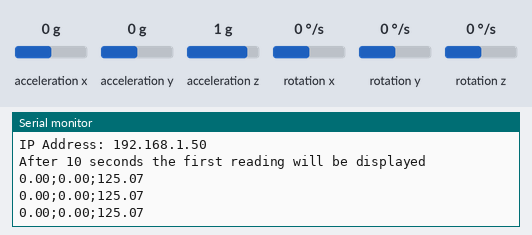
Bench run of a sketch on a simulated ESP8266 (NodeMCU). Shown: the last lines printed to the serial monitor. Wiring (inferred from the names in the program): MPU-6050 motion sensor at I2C address 0x68. The inputs (shaded band) are chosen by the test bench; at power-on: acceleration x 0 g, acceleration y 0 g, acceleration z 1 g, rotation x 0 °/s, rotation y 0 °/s, rotation z 0 °/s. WiFi joins after 1.5 s; servers stay silent unless stated; uploads are accepted with an empty reply.

Above: at 2.8 s.
2.9 s: acceleration x set to -1.4 g
At 3.37 s:
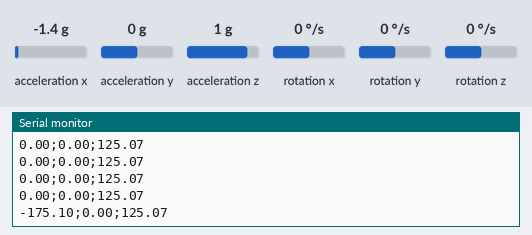
4.4 s: acceleration y set to -1.4 g
At 4.58 s:
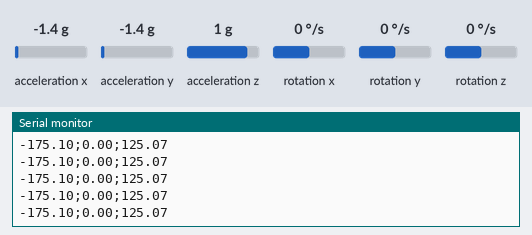
5.9 s: acceleration z set to -1.4 g
At 6.09 s:
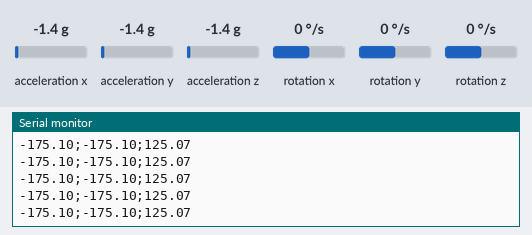

The sketch:

pc_dt_mpu6050.ino
```cpp
#include <ESP8266WiFi.h>
#include <ESP8266HTTPClient.h>
#include <Wire.h>      // MPU6050 Slave Device Address


const uint8_t MPU6050SlaveAddress = 0x68; // Select SDA and SCL pins for I2C communication
const uint8_t scl = D1;
const uint8_t sda = D2;     // sensitivity scale factor respective to full scale setting provided  in datasheet
const uint16_t AccelScaleFactor = 16384;
const uint16_t GyroScaleFactor = 131; // MPU6050 few configuration register addresses
const uint8_t MPU6050_REGISTER_SMPLRT_DIV   =  0x19;
const uint8_t MPU6050_REGISTER_USER_CTRL    =  0x6A;
const uint8_t MPU6050_REGISTER_PWR_MGMT_1   =  0x6B;
const uint8_t MPU6050_REGISTER_PWR_MGMT_2   =  0x6C;
const uint8_t MPU6050_REGISTER_CONFIG       =  0x1A;
const uint8_t MPU6050_REGISTER_GYRO_CONFIG  =  0x1B;
const uint8_t MPU6050_REGISTER_ACCEL_CONFIG =  0x1C;
const uint8_t MPU6050_REGISTER_FIFO_EN      =  0x23;
const uint8_t MPU6050_REGISTER_INT_ENABLE   =  0x38;
const uint8_t MPU6050_REGISTER_ACCEL_XOUT_H =  0x3B;
const uint8_t MPU6050_REGISTER_SIGNAL_PATH_RESET  = 0x68;
int16_t GyroX, GyroY, GyroZ;

const char* ssid = "wifimu";
const char* password = "wifipassmu";

// Domain Name with full URL Path for HTTP POST Request
const char* server = "http://192.168.10.1:80/insert";

WiFiClient wifiClient;

void setup() {
  Serial.begin(115200);
  Wire.begin(sda, scl);
  MPU6050_Init();
  WiFi.begin(ssid, password);
  Serial.println("Connecting to WIFI…");
  while(WiFi.status() != WL_CONNECTED) {
    delay(500);
    Serial.print(".");
  }
  Serial.println("");
  Serial.print("IP Address: ");
  Serial.println(WiFi.localIP());

  Serial.println("After 10 seconds the first reading will be displayed");
}

void loop() {
  delay(100);
  double Gx, Gy, Gz;
  Read_RawValue(MPU6050SlaveAddress, MPU6050_REGISTER_ACCEL_XOUT_H);
  Gx = (double)GyroX/GyroScaleFactor;
  Gy = (double)GyroY/GyroScaleFactor;
  Gz = (double)GyroZ/GyroScaleFactor;
  if(WiFi.status()== WL_CONNECTED){
    HTTPClient http;
    http.begin(wifiClient,server);
    http.addHeader("Content-Type", "application/x-www-form-urlencoded");
    // Data to send with HTTP POST
    String httpRequestData = "gx=" + String(Gx) + "&gy=" + String(Gy) + "&gz=" + String(Gz);
    // Send HTTP POST request
    int httpResponseCode = http.POST(httpRequestData);
    Serial.print(Gx);
    Serial.print(";");
    Serial.print(Gy);
    Serial.print(";");
    Serial.println(Gz);
//    Serial.println(httpRequestData);
//    Serial.print("HTTP Response code is: ");
//    Serial.println(httpResponseCode);
    http.end();
  }
  else {
    Serial.println("WiFi is Disconnected!");
  }
}


void I2C_Write(uint8_t deviceAddress, uint8_t regAddress, uint8_t data)
{
  Wire.beginTransmission(deviceAddress);
  Wire.write(regAddress);  Wire.write(data);
  Wire.endTransmission();   // read all 14 register
}

void Read_RawValue(uint8_t deviceAddress, uint8_t regAddress)
{
  Wire.beginTransmission(deviceAddress);
  Wire.write(regAddress);
  Wire.endTransmission();
  Wire.requestFrom(deviceAddress, (uint8_t)14);
  GyroX = (((int16_t)Wire.read()<<8) | Wire.read());
  GyroY = (((int16_t)Wire.read()<<8) | Wire.read());
  GyroZ = (((int16_t)Wire.read()<<8) | Wire.read());
}

//configure MPU6050

void MPU6050_Init()
{
  delay(150);
  I2C_Write(MPU6050SlaveAddress, MPU6050_REGISTER_SMPLRT_DIV, 0x07);    I2C_Write(MPU6050SlaveAddress, MPU6050_REGISTER_PWR_MGMT_1, 0x01);    I2C_Write(MPU6050SlaveAddress, MPU6050_REGISTER_PWR_MGMT_2, 0x00);
  I2C_Write(MPU6050SlaveAddress, MPU6050_REGISTER_CONFIG, 0x00);    I2C_Write(MPU6050SlaveAddress, MPU6050_REGISTER_GYRO_CONFIG, 0x00);
  //set +/-250 degree/second full scale

  I2C_Write(MPU6050SlaveAddress, MPU6050_REGISTER_ACCEL_CONFIG, 0x00);   // set +/- 2g full scale   I2C_Write(MPU6050SlaveAddress, MPU6050_REGISTER_FIFO_EN, 0x00);
  I2C_Write(MPU6050SlaveAddress, MPU6050_REGISTER_INT_ENABLE, 0x01);    I2C_Write(MPU6050SlaveAddress, MPU6050_REGISTER_SIGNAL_PATH_RESET,   0x00);   I2C_Write(MPU6050SlaveAddress, MPU6050_REGISTER_USER_CTRL, 0x00);
}
```

Measured:
- after the input at 2.9 s, the serial monitor: prints a new line after 0.27 s (image 1)
